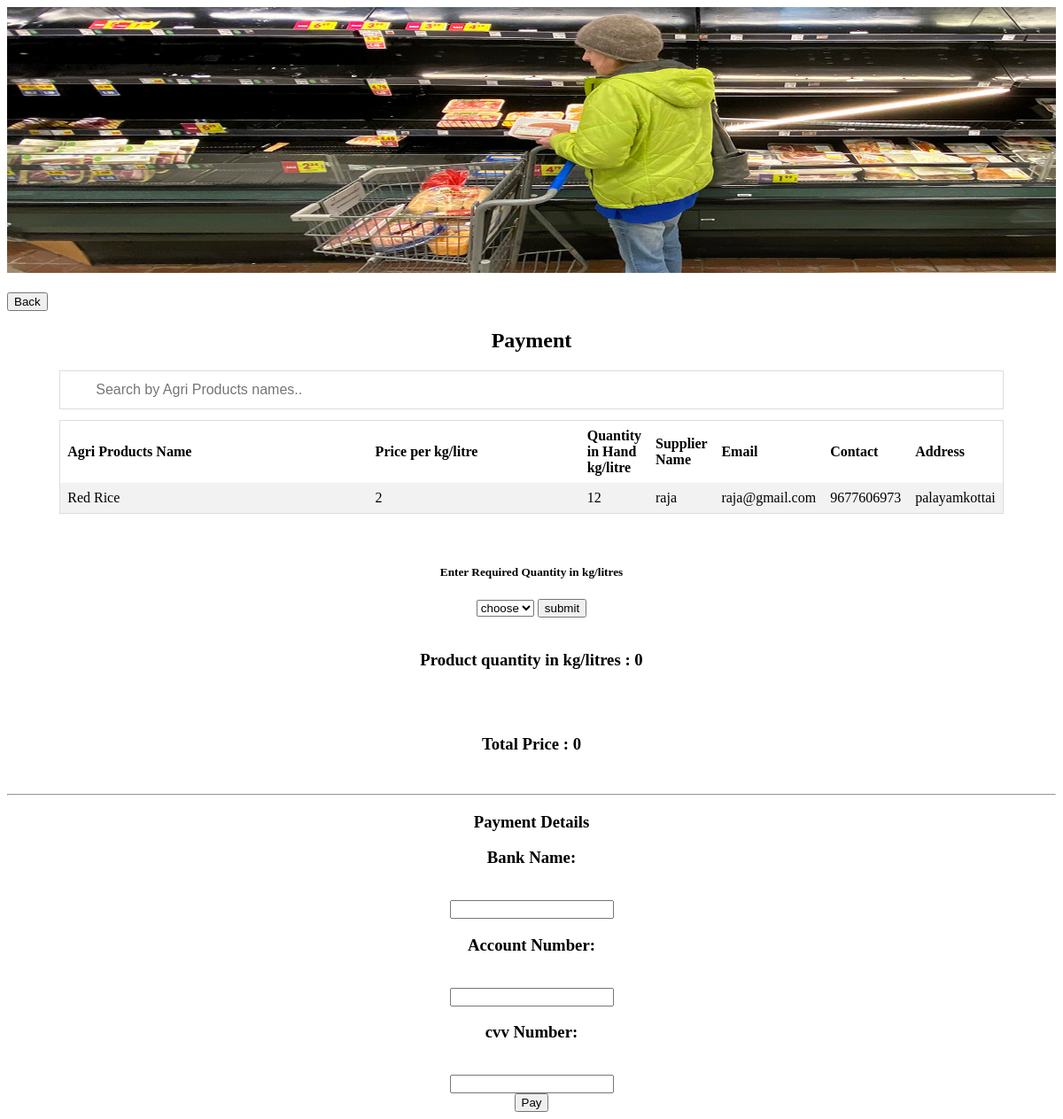
The app's page /user/payment.php with its own data.
### tables this page shows
CREATE TABLE `added_items` (
  `id` int(2) NOT NULL,
  `name` varchar(30) NOT NULL,
  `price` int(2) NOT NULL,
  `quantity` int(2) NOT NULL,
  `supplier_id` int(2) NOT NULL
);

CREATE TABLE `supplier_details` (
  `id` int(5) NOT NULL,
  `name` varchar(30) NOT NULL,
  `email` varchar(30) NOT NULL,
  `contact` varchar(20) NOT NULL,
  `address` varchar(100) NOT NULL,
  `password` varchar(20) NOT NULL
);

### user/payment.php (the view, shortened to what this page needs)
<?php
	$totalamt=0;
	$count=0;
?>
<!DOCTYPE html>
<html>
<head>
</head>
<body>
<img src="gro.jpg" alt="Nature" class="responsive" width="100%" height="300">
<br><br>
<form method="GET" action="payment.php">
<button type="submit" name="back" class="registerbtn">Back</button>
</form>
<center>
<h2>Payment</h2>
</center>
<center>
<input type="text" id="myInput" onkeyup="myFunction()" placeholder="Search by Agri Products names.." title="Type in a name">
<div style="overflow-x:auto;">
<table id="myTable">
  <tr class="header">
    <th style="width:60%;">Agri Products Name</th>
	<th style="width:60%;">Price per kg/litre</th>
	<th style="width:60%;">Quantity in Hand kg/litre</th>
	<th style="width:60%;">Supplier Name</th>
	<th style="width:60%;">Email</th>
	<th style="width:60%;">Contact</th>
	<th style="width:60%;">Address</th>
    </tr>
         <?php
		 $user="root";
				$password="";
				$db="agri_shop";
				$connect=new mysqli("localhost",$user,$password,$db) or die("not connected");
			$query=mysqli_query($connect,"SELECT * FROM `product_id` WHERE 1 ") or die(mysqli_error($connect));
while($row=mysqli_fetch_array($query))
{
    $pid = $row['id'];
}
			$query=mysqli_query($connect,"SELECT * FROM `added_items` WHERE `id`='$pid' ") or die(mysqli_error($connect));
while($row=mysqli_fetch_array($query))
{
	$name=$row['name'];
    $price=$row['price'];
	$quantity=$row['quantity'];
	$id=$row['supplier_id'];
		$query1=mysqli_query($connect,"SELECT * FROM `supplier_details` WHERE `id`=$id ") or die(mysqli_error($connect));
while($row=mysqli_fetch_array($query1))
{
	$sname=$row['name'];
    $email=$row['email'];
	$contact=$row['contact'];
	$address=$row['address'];
}
echo" <tr>
	<td>$name</td>
    <td>$price</td>
    <td>$quantity</td>
    <td>$sname</td>
	<td>$email</td>
	<td>$contact</td>
	<td>$address</td>
	</tr>
    ";
}
?>
</table>
<br><br>
<center>
<h5>Enter Required Quantity in kg/litres</h5>
<form method="post" enctype="multipart/form-data" id="form" >
     <select name="count" form="form">
  <option value="1">choose</option>
 </select>
 <input type="submit" class="button" name="submit" Value="submit">
 <br><br>
</center>
<h3>Product quantity in kg/litres : <?php echo $count ?></h3>
<br><br>
<h3>Total Price : <?php echo $totalamt ?></h3>
<br>
<hr>
<h3>Payment Details</h3>
<h3>Bank Name: </h3><br><input type = "text" name="bkn">
<h3>Account Number: </h3><br><input type = "text" name="accno">
<h3>cvv Number: </h3><br><input type = "text" name="cvvno">
<br>
 <input type="submit" class="button" name="pay" Value="Pay">
</div>
</center>
</body>
</html>

### user/payment.php (style rules this page uses)
* { box-sizing: border-box; }
table { border-collapse: collapse; border-spacing: 0; width: 90%; border: 1px solid #ddd; }
th, td { text-align: left; padding: 8px; }
tr:nth-child(even) { background-color: #f2f2f2 }
#myInput { background-image: url('/css/searchicon.png'); background-position: 10px 10px; background-repeat: no-repeat; width: 90%; font-size: 16px; padding: 12px 20px 12px 40px; border: 1px solid #ddd; margin-bottom: 12px; }

### records on screen
added_items: name "Red Rice", price "2", quantity "12", supplier_details.name "raja", supplier_details.email "raja@gmail.com", supplier_details.contact "9677606973", supplier_details.address "palayamkottai"

### other values on screen
$count "0"
$totalamt "0"
